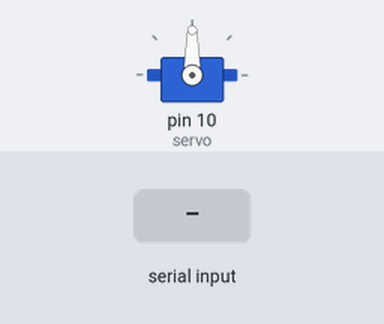
A sketch run on a simulated Arduino Uno, built with avr-gcc and run on an emulated ATmega328P. On the bench: servo. Inputs (shaded band) come from the test bench.

Above: at 1.2 s.
1.3 s: "hor" received over Serial
At 3.55 s:
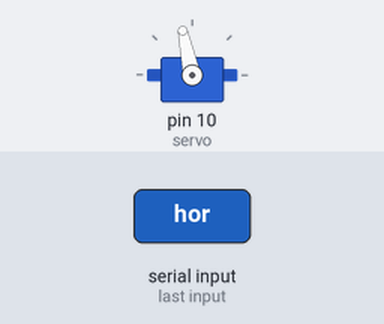
At 11.9 s:
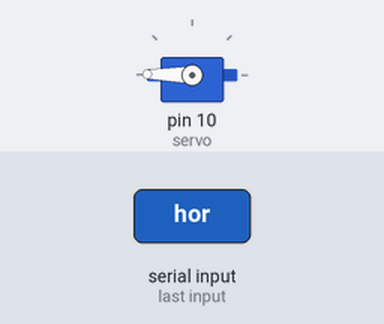
Timing chart, 0 to 13.8 s (numbered marks = the images above; inputs shaded):
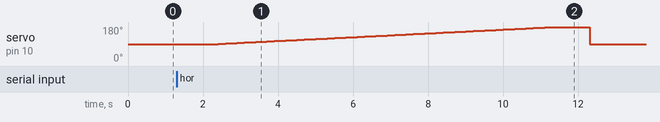

Measured:
- after the input at 1.3 s, servo on pin 10 (servo): rises from 90° to 179° in 8.8 s, then falls to 90° in 1.1 s

The sketch:

Ex3Servos.ino
```cpp
#include <Servo.h>

Servo servo;

int angservo;

void setup()
{
  Serial.begin(9600);
  servo.attach(10);
  angservo = 90;
  servo.write(angservo);
}


void loop()
{
    String comando;
  	comando = Serial.readString();

  	int auxiliar=0;

  	if(comando == "hor"){
      for(auxiliar = 0; auxiliar<=180; auxiliar++){
        if(angservo + auxiliar <180){
      	servo.write(angservo + auxiliar);

          delay(100);}
        else{break;}
      }
    }

    else if(comando == "ant"){
      for(auxiliar = 0; auxiliar<=180; auxiliar++){
        if(angservo - auxiliar > 0){
        servo.write(angservo - auxiliar);

          delay(100); }
        else{break;}
      }
    }

  else{
    angservo = 90;
    servo.write(angservo);
    delay(100);
  }
}
```
